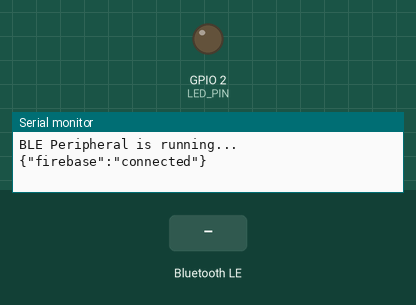
Bench run of a program on a simulated ESP32. Shown: output pins drawn as LEDs (lit = HIGH), the last lines printed to the serial monitor. The test bench sets the inputs (shaded band). Nothing arrives over Bluetooth unless stated; a phone connects over Bluetooth LE 3 s after start.

Above: at 1.2 s.
1.3 s: Bluetooth LE write "start" received
At 2.1 s:
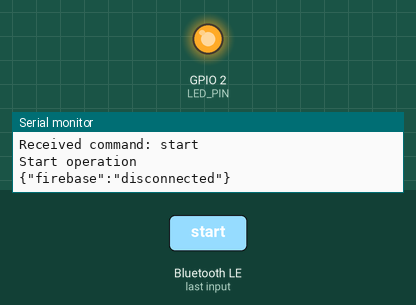
2.8 s: Bluetooth LE write "stop" received
At 3.2 s:
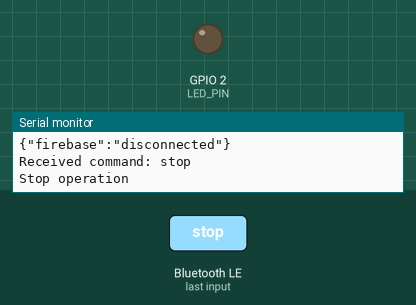
Timing chart, 0 to 5.8 s (numbered marks = the images above; inputs shaded):
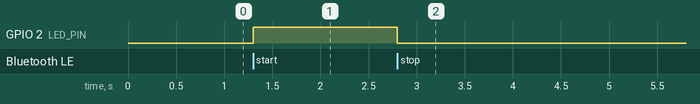

The program:

main.cpp
```cpp
#include <Arduino.h>
#include <BLEDevice.h>
#include <BLEServer.h>
#include <BLEUtils.h>
#include <BLE2902.h>

// BLE UUID
#define SERVICE_UUID        "12345678-1234-1234-1234-1234567890ab"
#define CHARACTERISTIC_UUID "abcd1234-5678-90ab-cdef-1234567890ab"

// LEDピン
#define LED_PIN 2

BLEServer* pServer = nullptr;
BLECharacteristic* pCharacteristic = nullptr;

// Firebase接続状態（デモ用）
bool firebaseConnected = false;

// LED状態
bool ledState = false;

// BLEコールバッククラス
class MyCallbacks : public BLECharacteristicCallbacks {
  void onWrite(BLECharacteristic *pChar) override {
    std::string value = pChar->getValue();
    if (value.length() > 0) {
      Serial.print("Received command: ");
      Serial.println(value.c_str());

      if (value == "start") {
        Serial.println("Start operation");
        ledState = true;        // LED ON
        digitalWrite(LED_PIN, HIGH);
      } else if (value == "stop") {
        Serial.println("Stop operation");
        ledState = false;       // LED OFF
        digitalWrite(LED_PIN, LOW);
      }
    }
  }
};

void setup() {
  Serial.begin(115200);
  pinMode(LED_PIN, OUTPUT);
  digitalWrite(LED_PIN, LOW);

  // BLE初期化
  BLEDevice::init("ESP32_Controller");
  pServer = BLEDevice::createServer();

  BLEService *pService = pServer->createService(SERVICE_UUID);
  pCharacteristic = pService->createCharacteristic(
                      CHARACTERISTIC_UUID,
                      BLECharacteristic::PROPERTY_READ |
                      BLECharacteristic::PROPERTY_NOTIFY |
                      BLECharacteristic::PROPERTY_WRITE
                    );

  pCharacteristic->setCallbacks(new MyCallbacks());

  BLE2902 *desc = new BLE2902();
  desc->setNotifications(true);
  pCharacteristic->addDescriptor(desc);

  pService->start();

  BLEAdvertising *pAdvertising = BLEDevice::getAdvertising();
  pAdvertising->addServiceUUID(SERVICE_UUID);
  pAdvertising->start();

  Serial.println("BLE Peripheral is running...");
}

void loop() {
  // デモ用: Firebase接続状態を通知
  firebaseConnected = !firebaseConnected; // ダミーでON/OFF切替
  String status = "{\"firebase\":\"" + String(firebaseConnected ? "connected" : "disconnected") + "\"}";
  pCharacteristic->setValue(status.c_str());
  pCharacteristic->notify();

  Serial.println(status); // シリアルにも出力

  delay(2000); // 2秒ごとに通知
}
```

Measured:
- after the input at 1.3 s, GPIO 2 (LED_PIN): LOW → HIGH at once
- after the input at 2.8 s, GPIO 2 (LED_PIN): HIGH → LOW at once
